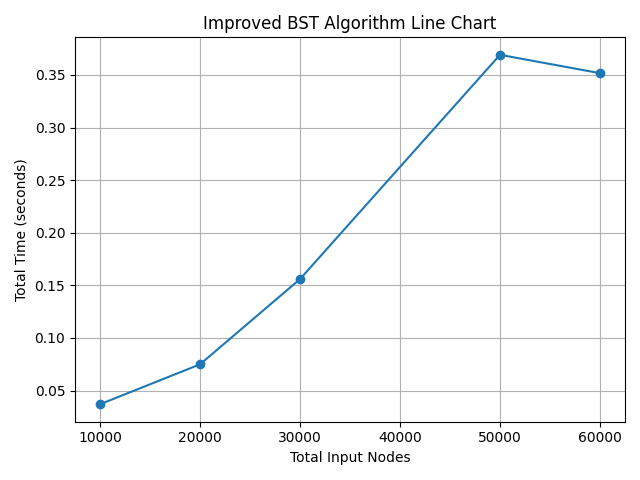

The script that saved this image:
import random
import time
import matplotlib.pyplot as plt
from bst_logic import BinarySearchTree 

def measure_insert_time(n):
    """Measures how long it takes to insert n random nodes into BST."""
    bst = BinarySearchTree()
    nums = random.sample(range(n * 10), n)

    start = time.time()
    for num in nums:
        bst.insert(num)
    end = time.time()

    return end - start


#Node sizes
sizes = [10000, 20000, 30000, 50000, 60000]

times = []
for n in sizes:
    t = measure_insert_time(n)
    times.append(t)
    print(f"{n} nodes → {t:.6f} seconds")

#Plot the chart
plt.figure()
plt.plot(sizes, times, marker='o')
plt.title("Improved BST Algorithm Line Chart")
plt.xlabel("Total Input Nodes")
plt.ylabel("Total Time (seconds)")
plt.grid(True)
plt.tight_layout()

plt.savefig("bst_chart.png")   
plt.show()
